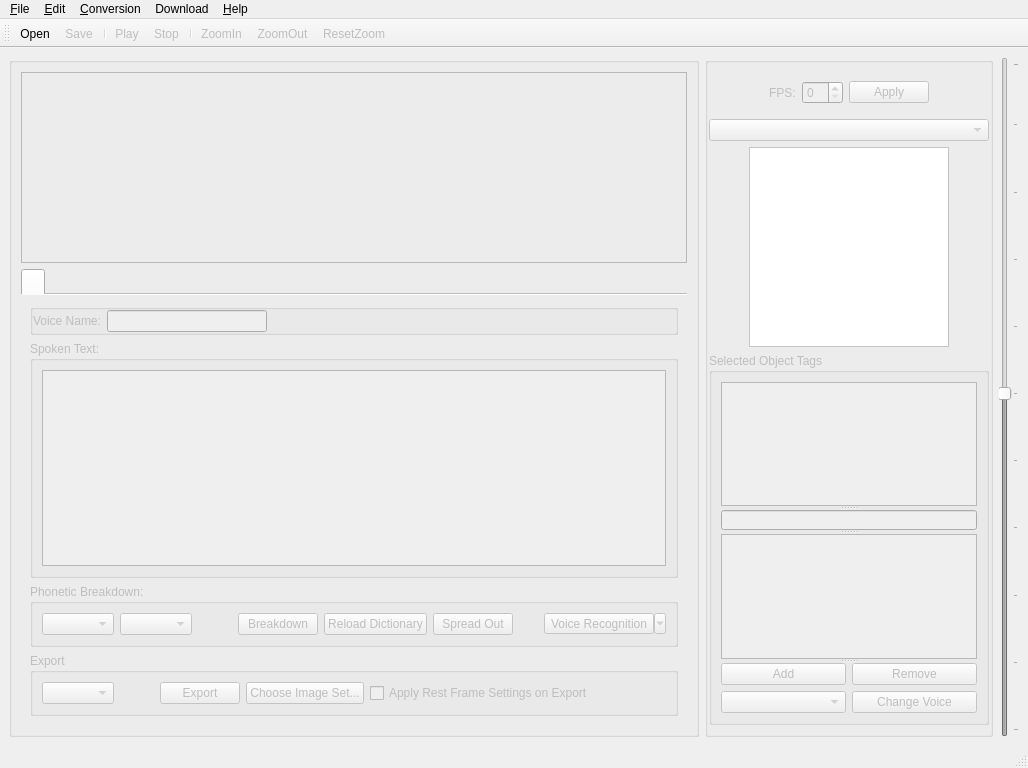
<?xml version="1.0" encoding="UTF-8"?>
<ui version="4.0">
 <class>main_window</class>
 <widget class="QMainWindow" name="main_window">
  <property name="geometry">
   <rect>
    <x>0</x>
    <y>0</y>
    <width>1028</width>
    <height>768</height>
   </rect>
  </property>
  <property name="acceptDrops">
   <bool>true</bool>
  </property>
  <property name="windowTitle">
   <string notr="true">MainWindow</string>
  </property>
  <property name="windowIcon">
   <iconset resource="../qt-icons.qrc">
    <normaloff>:/rsrc/window_icon.png</normaloff>:/rsrc/window_icon.png</iconset>
  </property>
  <widget class="QWidget" name="central_widget">
   <property name="acceptDrops">
    <bool>true</bool>
   </property>
   <layout class="QVBoxLayout" name="verticalLayout_5">
    <property name="sizeConstraint">
     <enum>QLayout::SetMinimumSize</enum>
    </property>
    <item>
     <layout class="QHBoxLayout" name="horizontal_layout" stretch="0,0,0">
      <property name="sizeConstraint">
       <enum>QLayout::SetFixedSize</enum>
      </property>
      <item>
       <widget class="QGroupBox" name="vertical_layout_left">
        <property name="enabled">
         <bool>false</bool>
        </property>
        <layout class="QVBoxLayout" name="vertical_layout_left_1" stretch="2,0">
         <item>
          <widget class="WaveformView" name="waveform_view">
           <property name="minimumSize">
            <size>
             <width>0</width>
             <height>150</height>
            </size>
           </property>
           <property name="frameShape">
            <enum>QFrame::StyledPanel</enum>
           </property>
           <property name="frameShadow">
            <enum>QFrame::Sunken</enum>
           </property>
          </widget>
         </item>
         <item>
          <widget class="QTabWidget" name="current_voice">
           <property name="sizePolicy">
            <sizepolicy hsizetype="Expanding" vsizetype="Fixed">
             <horstretch>0</horstretch>
             <verstretch>0</verstretch>
            </sizepolicy>
           </property>
           <property name="minimumSize">
            <size>
             <width>0</width>
             <height>320</height>
            </size>
           </property>
           <property name="autoFillBackground">
            <bool>false</bool>
           </property>
           <property name="tabShape">
            <enum>QTabWidget::Rounded</enum>
           </property>
           <property name="elideMode">
            <enum>Qt::ElideNone</enum>
           </property>
           <property name="documentMode">
            <bool>true</bool>
           </property>
           <property name="movable">
            <bool>false</bool>
           </property>
           <widget class="QWidget" name="current_voice_page">
            <attribute name="title">
             <string/>
            </attribute>
            <layout class="QVBoxLayout" name="current_voice_page_layout">
             <item>
              <widget class="QGroupBox" name="voice_name_layout">
               <property name="sizePolicy">
                <sizepolicy hsizetype="Expanding" vsizetype="Fixed">
                 <horstretch>0</horstretch>
                 <verstretch>0</verstretch>
                </sizepolicy>
               </property>
               <layout class="QHBoxLayout" name="horizontalLayout_4">
                <property name="leftMargin">
                 <number>0</number>
                </property>
                <property name="topMargin">
                 <number>0</number>
                </property>
                <property name="rightMargin">
                 <number>0</number>
                </property>
                <property name="bottomMargin">
                 <number>0</number>
                </property>
                <item>
                 <widget class="QLabel" name="voice_name">
                  <property name="sizePolicy">
                   <sizepolicy hsizetype="Preferred" vsizetype="Preferred">
                    <horstretch>0</horstretch>
                    <verstretch>0</verstretch>
                   </sizepolicy>
                  </property>
                  <property name="text">
                   <string>Voice Name:</string>
                  </property>
                 </widget>
                </item>
                <item>
                 <widget class="QLineEdit" name="voice_name_input">
                  <property name="sizePolicy">
                   <sizepolicy hsizetype="Preferred" vsizetype="Fixed">
                    <horstretch>0</horstretch>
                    <verstretch>0</verstretch>
                   </sizepolicy>
                  </property>
                  <property name="minimumSize">
                   <size>
                    <width>160</width>
                    <height>0</height>
                   </size>
                  </property>
                 </widget>
                </item>
                <item>
                 <spacer name="voice_name_spacer_right">
                  <property name="orientation">
                   <enum>Qt::Horizontal</enum>
                  </property>
                  <property name="sizeHint" stdset="0">
                   <size>
                    <width>40</width>
                    <height>20</height>
                   </size>
                  </property>
                 </spacer>
                </item>
               </layout>
              </widget>
             </item>
             <item>
              <widget class="QGroupBox" name="text_input_group">
               <property name="title">
                <string>Spoken Text:</string>
               </property>
               <layout class="QVBoxLayout" name="verticalLayout_2">
                <item>
                 <widget class="QTextEdit" name="text_edit"/>
                </item>
               </layout>
              </widget>
             </item>
             <item>
              <widget class="QGroupBox" name="phoneme_group">
               <property name="title">
                <string>Phonetic Breakdown:</string>
               </property>
               <layout class="QHBoxLayout" name="phoneme_layout">
                <item>
                 <widget class="QComboBox" name="language_choice"/>
                </item>
                <item>
                 <widget class="QComboBox" name="phoneme_set"/>
                </item>
                <item>
                 <spacer name="phoneme_spacer_middle">
                  <property name="orientation">
                   <enum>Qt::Horizontal</enum>
                  </property>
                  <property name="sizeType">
                   <enum>QSizePolicy::Fixed</enum>
                  </property>
                  <property name="sizeHint" stdset="0">
                   <size>
                    <width>40</width>
                    <height>20</height>
                   </size>
                  </property>
                 </spacer>
                </item>
                <item>
                 <widget class="QPushButton" name="breakdown_button">
                  <property name="text">
                   <string>Breakdown</string>
                  </property>
                  <property name="icon">
                   <iconset resource="../qt-icons.qrc">
                    <normaloff>:/rsrc/icons/pie-chart-line.png</normaloff>:/rsrc/icons/pie-chart-line.png</iconset>
                  </property>
                 </widget>
                </item>
                <item>
                 <widget class="QPushButton" name="reload_dict_button">
                  <property name="text">
                   <string>Reload Dictionary</string>
                  </property>
                  <property name="icon">
                   <iconset resource="../qt-icons.qrc">
                    <normaloff>:/rsrc/icons/refresh-line.png</normaloff>:/rsrc/icons/refresh-line.png</iconset>
                  </property>
                 </widget>
                </item>
                <item>
                 <widget class="QPushButton" name="spread_out">
                  <property name="text">
                   <string>Spread Out</string>
                  </property>
                  <property name="icon">
                   <iconset resource="../qt-icons.qrc">
                    <normaloff>:/rsrc/icons/arrow-left-right-line.png</normaloff>:/rsrc/icons/arrow-left-right-line.png</iconset>
                  </property>
                 </widget>
                </item>
                <item>
                 <spacer name="phoneme_spacer_right">
                  <property name="orientation">
                   <enum>Qt::Horizontal</enum>
                  </property>
                  <property name="sizeHint" stdset="0">
                   <size>
                    <width>40</width>
                    <height>20</height>
                   </size>
                  </property>
                 </spacer>
                </item>
                <item>
                 <widget class="QToolButton" name="voice_recognition_button">
                  <property name="text">
                   <string>Voice Recognition</string>
                  </property>
                  <property name="icon">
                   <iconset resource="../qt-icons.qrc">
                    <normaloff>:/rsrc/icons/voice-recognition-fill.png</normaloff>:/rsrc/icons/voice-recognition-fill.png</iconset>
                  </property>
                  <property name="popupMode">
                   <enum>QToolButton::MenuButtonPopup</enum>
                  </property>
                  <property name="toolButtonStyle">
                   <enum>Qt::ToolButtonTextBesideIcon</enum>
                  </property>
                  <property name="arrowType">
                   <enum>Qt::NoArrow</enum>
                  </property>
                 </widget>
                </item>
               </layout>
              </widget>
             </item>
             <item>
              <widget class="QGroupBox" name="export_group">
               <property name="autoFillBackground">
                <bool>false</bool>
               </property>
               <property name="title">
                <string>Export</string>
               </property>
               <property name="flat">
                <bool>false</bool>
               </property>
               <property name="checkable">
                <bool>false</bool>
               </property>
               <layout class="QHBoxLayout" name="export_layout">
                <item>
                 <widget class="QComboBox" name="export_combo"/>
                </item>
                <item>
                 <spacer name="export_spacer_middle">
                  <property name="orientation">
                   <enum>Qt::Horizontal</enum>
                  </property>
                  <property name="sizeType">
                   <enum>QSizePolicy::Fixed</enum>
                  </property>
                  <property name="sizeHint" stdset="0">
                   <size>
                    <width>40</width>
                    <height>20</height>
                   </size>
                  </property>
                 </spacer>
                </item>
                <item>
                 <widget class="QPushButton" name="export_button">
                  <property name="text">
                   <string>Export</string>
                  </property>
                  <property name="icon">
                   <iconset resource="../qt-icons.qrc">
                    <normaloff>:/rsrc/icons/share-forward-box-line.png</normaloff>:/rsrc/icons/share-forward-box-line.png</iconset>
                  </property>
                 </widget>
                </item>
                <item>
                 <widget class="QPushButton" name="choose_imageset_button">
                  <property name="text">
                   <string>Choose Image Set...</string>
                  </property>
                  <property name="icon">
                   <iconset resource="../qt-icons.qrc">
                    <normaloff>:/rsrc/icons/gallery-line.png</normaloff>:/rsrc/icons/gallery-line.png</iconset>
                  </property>
                 </widget>
                </item>
                <item>
                 <widget class="QCheckBox" name="apply_rest_frames_on_export">
                  <property name="text">
                   <string>Apply Rest Frame Settings on Export</string>
                  </property>
                 </widget>
                </item>
                <item>
                 <spacer name="export_spacer_right">
                  <property name="orientation">
                   <enum>Qt::Horizontal</enum>
                  </property>
                  <property name="sizeHint" stdset="0">
                   <size>
                    <width>40</width>
                    <height>20</height>
                   </size>
                  </property>
                 </spacer>
                </item>
               </layout>
              </widget>
             </item>
            </layout>
           </widget>
          </widget>
         </item>
        </layout>
       </widget>
      </item>
      <item>
       <widget class="QGroupBox" name="vertical_layout_right">
        <property name="enabled">
         <bool>false</bool>
        </property>
        <property name="sizePolicy">
         <sizepolicy hsizetype="Fixed" vsizetype="Preferred">
          <horstretch>0</horstretch>
          <verstretch>0</verstretch>
         </sizepolicy>
        </property>
        <layout class="QVBoxLayout" name="verticalLayout" stretch="0,0,0,0">
         <property name="spacing">
          <number>6</number>
         </property>
         <property name="sizeConstraint">
          <enum>QLayout::SetDefaultConstraint</enum>
         </property>
         <property name="leftMargin">
          <number>1</number>
         </property>
         <property name="rightMargin">
          <number>1</number>
         </property>
         <item>
          <widget class="QWidget" name="fps_controls" native="true">
           <property name="sizePolicy">
            <sizepolicy hsizetype="Expanding" vsizetype="Fixed">
             <horstretch>0</horstretch>
             <verstretch>0</verstretch>
            </sizepolicy>
           </property>
           <layout class="QHBoxLayout" name="fps_layout">
            <item>
             <spacer name="fps_spacer_left">
              <property name="orientation">
               <enum>Qt::Horizontal</enum>
              </property>
              <property name="sizeHint" stdset="0">
               <size>
                <width>40</width>
                <height>20</height>
               </size>
              </property>
             </spacer>
            </item>
            <item>
             <widget class="QLabel" name="fps">
              <property name="text">
               <string>FPS:</string>
              </property>
             </widget>
            </item>
            <item>
             <widget class="QSpinBox" name="fps_input"/>
            </item>
            <item>
             <widget class="QPushButton" name="apply_fps">
              <property name="text">
               <string>Apply</string>
              </property>
             </widget>
            </item>
            <item>
             <spacer name="fps_spacer_right">
              <property name="orientation">
               <enum>Qt::Horizontal</enum>
              </property>
              <property name="sizeHint" stdset="0">
               <size>
                <width>40</width>
                <height>20</height>
               </size>
              </property>
             </spacer>
            </item>
           </layout>
          </widget>
         </item>
         <item>
          <widget class="QComboBox" name="mouth_choice">
           <property name="sizePolicy">
            <sizepolicy hsizetype="Expanding" vsizetype="Fixed">
             <horstretch>0</horstretch>
             <verstretch>0</verstretch>
            </sizepolicy>
           </property>
          </widget>
         </item>
         <item>
          <layout class="QHBoxLayout" name="mouth_view_layout">
           <item>
            <spacer name="mouth_left_spacer">
             <property name="orientation">
              <enum>Qt::Horizontal</enum>
             </property>
             <property name="sizeHint" stdset="0">
              <size>
               <width>0</width>
               <height>20</height>
              </size>
             </property>
            </spacer>
           </item>
           <item>
            <widget class="MouthView" name="mouth_view">
             <property name="sizePolicy">
              <sizepolicy hsizetype="Fixed" vsizetype="Fixed">
               <horstretch>0</horstretch>
               <verstretch>0</verstretch>
              </sizepolicy>
             </property>
             <property name="minimumSize">
              <size>
               <width>200</width>
               <height>200</height>
              </size>
             </property>
             <property name="maximumSize">
              <size>
               <width>200</width>
               <height>200</height>
              </size>
             </property>
             <property name="autoFillBackground">
              <bool>false</bool>
             </property>
             <property name="styleSheet">
              <string notr="true">background-color: rgb(255, 255, 255);</string>
             </property>
             <property name="verticalScrollBarPolicy">
              <enum>Qt::ScrollBarAlwaysOff</enum>
             </property>
             <property name="horizontalScrollBarPolicy">
              <enum>Qt::ScrollBarAlwaysOff</enum>
             </property>
             <property name="renderHints">
              <set>QPainter::Antialiasing|QPainter::SmoothPixmapTransform</set>
             </property>
            </widget>
           </item>
           <item>
            <spacer name="mouth_righ_spacer">
             <property name="orientation">
              <enum>Qt::Horizontal</enum>
             </property>
             <property name="sizeHint" stdset="0">
              <size>
               <width>0</width>
               <height>20</height>
              </size>
             </property>
            </spacer>
           </item>
          </layout>
         </item>
         <item>
          <widget class="QGroupBox" name="tag_list_group">
           <property name="title">
            <string>Selected Object Tags</string>
           </property>
           <layout class="QVBoxLayout" name="verticalLayout_3">
            <item>
             <widget class="QSplitter" name="tag_splitter">
              <property name="frameShape">
               <enum>QFrame::NoFrame</enum>
              </property>
              <property name="midLineWidth">
               <number>1</number>
              </property>
              <property name="orientation">
               <enum>Qt::Vertical</enum>
              </property>
              <property name="opaqueResize">
               <bool>true</bool>
              </property>
              <property name="childrenCollapsible">
               <bool>false</bool>
              </property>
              <widget class="QTreeWidget" name="parent_tags">
               <property name="enabled">
                <bool>false</bool>
               </property>
               <property name="styleSheet">
                <string notr="true"/>
               </property>
               <property name="showDropIndicator" stdset="0">
                <bool>false</bool>
               </property>
               <property name="alternatingRowColors">
                <bool>true</bool>
               </property>
               <property name="selectionMode">
                <enum>QAbstractItemView::NoSelection</enum>
               </property>
               <property name="verticalScrollMode">
                <enum>QAbstractItemView::ScrollPerPixel</enum>
               </property>
               <property name="rootIsDecorated">
                <bool>false</bool>
               </property>
               <property name="itemsExpandable">
                <bool>false</bool>
               </property>
               <property name="headerHidden">
                <bool>true</bool>
               </property>
               <property name="expandsOnDoubleClick">
                <bool>false</bool>
               </property>
               <property name="columnCount">
                <number>1</number>
               </property>
               <attribute name="headerDefaultSectionSize">
                <number>200</number>
               </attribute>
               <attribute name="headerStretchLastSection">
                <bool>true</bool>
               </attribute>
               <column>
                <property name="text">
                 <string notr="true">1</string>
                </property>
               </column>
              </widget>
              <widget class="QLineEdit" name="tag_entry">
               <property name="sizePolicy">
                <sizepolicy hsizetype="Expanding" vsizetype="Fixed">
                 <horstretch>0</horstretch>
                 <verstretch>1</verstretch>
                </sizepolicy>
               </property>
               <property name="maximumSize">
                <size>
                 <width>16777215</width>
                 <height>20</height>
                </size>
               </property>
               <property name="baseSize">
                <size>
                 <width>0</width>
                 <height>20</height>
                </size>
               </property>
              </widget>
              <widget class="QListWidget" name="list_of_tags"/>
              <widget class="QWidget" name="layoutWidget">
               <layout class="QHBoxLayout" name="tag_list_buttons">
                <property name="sizeConstraint">
                 <enum>QLayout::SetMaximumSize</enum>
                </property>
                <item>
                 <widget class="QPushButton" name="add_tag">
                  <property name="maximumSize">
                   <size>
                    <width>16777215</width>
                    <height>23</height>
                   </size>
                  </property>
                  <property name="text">
                   <string>Add</string>
                  </property>
                 </widget>
                </item>
                <item>
                 <widget class="QPushButton" name="remove_tag">
                  <property name="maximumSize">
                   <size>
                    <width>16777215</width>
                    <height>23</height>
                   </size>
                  </property>
                  <property name="text">
                   <string>Remove</string>
                  </property>
                 </widget>
                </item>
               </layout>
              </widget>
             </widget>
            </item>
            <item>
             <layout class="QHBoxLayout" name="horizontalLayout">
              <item>
               <widget class="QComboBox" name="voice_for_selection"/>
              </item>
              <item>
               <widget class="QPushButton" name="apply_voice_change">
                <property name="text">
                 <string>Change Voice</string>
                </property>
               </widget>
              </item>
             </layout>
            </item>
           </layout>
          </widget>
         </item>
        </layout>
       </widget>
      </item>
      <item>
       <widget class="QSlider" name="volume_slider">
        <property name="enabled">
         <bool>false</bool>
        </property>
        <property name="value">
         <number>50</number>
        </property>
        <property name="orientation">
         <enum>Qt::Vertical</enum>
        </property>
        <property name="invertedAppearance">
         <bool>false</bool>
        </property>
        <property name="tickPosition">
         <enum>QSlider::TicksBelow</enum>
        </property>
        <property name="tickInterval">
         <number>10</number>
        </property>
       </widget>
      </item>
     </layout>
    </item>
   </layout>
  </widget>
  <widget class="QMenuBar" name="menubar">
   <property name="geometry">
    <rect>
     <x>0</x>
     <y>0</y>
     <width>1028</width>
     <height>21</height>
    </rect>
   </property>
   <widget class="QMenu" name="menu_file">
    <property name="title">
     <string>&amp;File</string>
    </property>
    <addaction name="action_open"/>
    <addaction name="action_save"/>
    <addaction name="action_save_as"/>
    <addaction name="action_exit"/>
   </widget>
   <widget class="QMenu" name="menu_edit">
    <property name="enabled">
     <bool>true</bool>
    </property>
    <property name="title">
     <string>&amp;Edit</string>
    </property>
    <addaction name="action_undo"/>
    <addaction name="action_cut"/>
    <addaction name="action_copy"/>
    <addaction name="action_paste"/>
    <addaction name="action_settings"/>
   </widget>
   <widget class="QMenu" name="menu_help">
    <property name="title">
     <string>&amp;Help</string>
    </property>
    <addaction name="action_help_topics"/>
    <addaction name="action_about_papagayo_ng"/>
   </widget>
   <widget class="QMenu" name="menu_Conversion">
    <property name="title">
     <string>&amp;Conversion</string>
    </property>
    <addaction name="action_convert_phonemes"/>
    <addaction name="action_select_as_current_set"/>
   </widget>
   <widget class="QMenu" name="menuDownloads">
    <property name="title">
     <string>Download</string>
    </property>
    <widget class="QMenu" name="menuAllosaurus">
     <property name="title">
      <string>Allosaurus</string>
     </property>
     <addaction name="action_allo_download"/>
    </widget>
    <widget class="QMenu" name="menuRhubarb">
     <property name="title">
      <string>Rhubarb</string>
     </property>
     <addaction name="action_rhubarb_download"/>
    </widget>
    <widget class="QMenu" name="menuFFmpeg">
     <property name="title">
      <string>FFmpeg</string>
     </property>
     <addaction name="action_ffmpeg_download"/>
    </widget>
    <addaction name="menuAllosaurus"/>
    <addaction name="menuRhubarb"/>
    <addaction name="menuFFmpeg"/>
   </widget>
   <addaction name="menu_file"/>
   <addaction name="menu_edit"/>
   <addaction name="menu_Conversion"/>
   <addaction name="menuDownloads"/>
   <addaction name="menu_help"/>
  </widget>
  <widget class="QStatusBar" name="statusbar">
   <property name="acceptDrops">
    <bool>true</bool>
   </property>
  </widget>
  <widget class="QToolBar" name="toolbar">
   <property name="acceptDrops">
    <bool>true</bool>
   </property>
   <property name="windowTitle">
    <string notr="true">toolBar</string>
   </property>
   <attribute name="toolBarArea">
    <enum>TopToolBarArea</enum>
   </attribute>
   <attribute name="toolBarBreak">
    <bool>false</bool>
   </attribute>
   <addaction name="action_open"/>
   <addaction name="action_save"/>
   <addaction name="separator"/>
   <addaction name="action_play"/>
   <addaction name="action_stop"/>
   <addaction name="separator"/>
   <addaction name="action_zoom_in"/>
   <addaction name="action_zoom_out"/>
   <addaction name="action_reset_zoom"/>
  </widget>
  <action name="action_help_topics">
   <property name="icon">
    <iconset resource="../qt-icons.qrc">
     <normaloff>:/rsrc/icons/question-line.png</normaloff>:/rsrc/icons/question-line.png</iconset>
   </property>
   <property name="text">
    <string>&amp;Help Topics</string>
   </property>
  </action>
  <action name="action_about_papagayo_ng">
   <property name="icon">
    <iconset resource="../qt-icons.qrc">
     <normaloff>:/rsrc/icons/information-line.png</normaloff>:/rsrc/icons/information-line.png</iconset>
   </property>
   <property name="text">
    <string>&amp;About Papagayo-ng</string>
   </property>
  </action>
  <action name="action_open">
   <property name="icon">
    <iconset resource="../qt-icons.qrc">
     <normaloff>:/rsrc/icons/folder-open-line.png</normaloff>:/rsrc/icons/folder-open-line.png</iconset>
   </property>
   <property name="text">
    <string>&amp;Open</string>
   </property>
  </action>
  <action name="action_save">
   <property name="enabled">
    <bool>false</bool>
   </property>
   <property name="icon">
    <iconset resource="../qt-icons.qrc">
     <normaloff>:/rsrc/icons/save-3-fill.png</normaloff>:/rsrc/icons/save-3-fill.png</iconset>
   </property>
   <property name="text">
    <string>&amp;Save</string>
   </property>
  </action>
  <action name="action_save_as">
   <property name="enabled">
    <bool>false</bool>
   </property>
   <property name="icon">
    <iconset resource="../qt-icons.qrc">
     <normaloff>:/rsrc/icons/save-3-line.png</normaloff>:/rsrc/icons/save-3-line.png</iconset>
   </property>
   <property name="text">
    <string>&amp;Save As...</string>
   </property>
  </action>
  <action name="action_exit">
   <property name="icon">
    <iconset resource="../qt-icons.qrc">
     <normaloff>:/rsrc/icons/shut-down-line.png</normaloff>:/rsrc/icons/shut-down-line.png</iconset>
   </property>
   <property name="text">
    <string>&amp;Exit</string>
   </property>
  </action>
  <action name="action_undo">
   <property name="enabled">
    <bool>false</bool>
   </property>
   <property name="icon">
    <iconset resource="../qt-icons.qrc">
     <normaloff>:/rsrc/icons/arrow-go-back-line.png</normaloff>:/rsrc/icons/arrow-go-back-line.png</iconset>
   </property>
   <property name="text">
    <string>Undo</string>
   </property>
  </action>
  <action name="action_cut">
   <property name="enabled">
    <bool>false</bool>
   </property>
   <property name="icon">
    <iconset resource="../qt-icons.qrc">
     <normaloff>:/rsrc/icons/scissors-cut-line.png</normaloff>:/rsrc/icons/scissors-cut-line.png</iconset>
   </property>
   <property name="text">
    <string>&amp;Cut</string>
   </property>
  </action>
  <action name="action_copy">
   <property name="enabled">
    <bool>false</bool>
   </property>
   <property name="icon">
    <iconset resource="../qt-icons.qrc">
     <normaloff>:/rsrc/icons/file-copy-2-line.png</normaloff>:/rsrc/icons/file-copy-2-line.png</iconset>
   </property>
   <property name="text">
    <string>&amp;Copy</string>
   </property>
  </action>
  <action name="action_paste">
   <property name="enabled">
    <bool>false</bool>
   </property>
   <property name="icon">
    <iconset resource="../qt-icons.qrc">
     <normaloff>:/rsrc/icons/clipboard-line.png</normaloff>:/rsrc/icons/clipboard-line.png</iconset>
   </property>
   <property name="text">
    <string>&amp;Paste</string>
   </property>
  </action>
  <action name="action_play">
   <property name="enabled">
    <bool>false</bool>
   </property>
   <property name="icon">
    <iconset resource="../qt-icons.qrc">
     <normaloff>:/rsrc/icons/play-line.png</normaloff>:/rsrc/icons/play-line.png</iconset>
   </property>
   <property name="text">
    <string>Play</string>
   </property>
  </action>
  <action name="action_stop">
   <property name="enabled">
    <bool>false</bool>
   </property>
   <property name="icon">
    <iconset resource="../qt-icons.qrc">
     <normaloff>:/rsrc/icons/stop-line.png</normaloff>:/rsrc/icons/stop-line.png</iconset>
   </property>
   <property name="text">
    <string>Stop</string>
   </property>
  </action>
  <action name="action_zoom_in">
   <property name="enabled">
    <bool>false</bool>
   </property>
   <property name="icon">
    <iconset resource="../qt-icons.qrc">
     <normaloff>:/rsrc/icons/zoom-in-line.png</normaloff>:/rsrc/icons/zoom-in-line.png</iconset>
   </property>
   <property name="text">
    <string>ZoomIn</string>
   </property>
  </action>
  <action name="action_zoom_out">
   <property name="enabled">
    <bool>false</bool>
   </property>
   <property name="icon">
    <iconset resource="../qt-icons.qrc">
     <normaloff>:/rsrc/icons/zoom-out-line.png</normaloff>:/rsrc/icons/zoom-out-line.png</iconset>
   </property>
   <property name="text">
    <string>ZoomOut</string>
   </property>
  </action>
  <action name="action_reset_zoom">
   <property name="enabled">
    <bool>false</bool>
   </property>
   <property name="icon">
    <iconset resource="../qt-icons.qrc">
     <normaloff>:/rsrc/icons/zoom-1-line.png</normaloff>:/rsrc/icons/zoom-1-line.png</iconset>
   </property>
   <property name="text">
    <string>ResetZoom</string>
   </property>
  </action>
  <action name="action_settings">
   <property name="icon">
    <iconset resource="../qt-icons.qrc">
     <normaloff>:/rsrc/icons/settings-3-line.png</normaloff>:/rsrc/icons/settings-3-line.png</iconset>
   </property>
   <property name="text">
    <string>&amp;Preferences</string>
   </property>
   <property name="iconText">
    <string>Preferences</string>
   </property>
   <property name="toolTip">
    <string>Preferences</string>
   </property>
  </action>
  <action name="action_convert_phonemes">
   <property name="text">
    <string>Convert Phonemes</string>
   </property>
   <property name="toolTip">
    <string>Convert Phonemes to currently selected Phoneme Set.</string>
   </property>
  </action>
  <action name="action_select_as_current_set">
   <property name="text">
    <string>Select as Current Set</string>
   </property>
   <property name="toolTip">
    <string>This sets the currently selected Phoneme Set for the Project.</string>
   </property>
  </action>
  <action name="action_allo_download">
   <property name="icon">
    <iconset resource="../qt-icons.qrc">
     <normaloff>:/rsrc/icons/refresh-line.png</normaloff>:/rsrc/icons/refresh-line.png</iconset>
   </property>
   <property name="text">
    <string>Update/Download</string>
   </property>
  </action>
  <action name="action_rhubarb_download">
   <property name="icon">
    <iconset resource="../qt-icons.qrc">
     <normaloff>:/rsrc/icons/refresh-line.png</normaloff>:/rsrc/icons/refresh-line.png</iconset>
   </property>
   <property name="text">
    <string>Update/Download</string>
   </property>
  </action>
  <action name="action_ffmpeg_download">
   <property name="icon">
    <iconset resource="../qt-icons.qrc">
     <normaloff>:/rsrc/icons/refresh-line.png</normaloff>:/rsrc/icons/refresh-line.png</iconset>
   </property>
   <property name="text">
    <string>Update/Download</string>
   </property>
  </action>
 </widget>
 <customwidgets>
  <customwidget>
   <class>WaveformView</class>
   <extends>QFrame</extends>
   <header>WaveformViewQT</header>
   <container>1</container>
  </customwidget>
  <customwidget>
   <class>MouthView</class>
   <extends>QGraphicsView</extends>
   <header>MouthViewQT</header>
  </customwidget>
 </customwidgets>
 <resources>
  <include location="../qt-icons.qrc"/>
 </resources>
 <connections/>
</ui>
